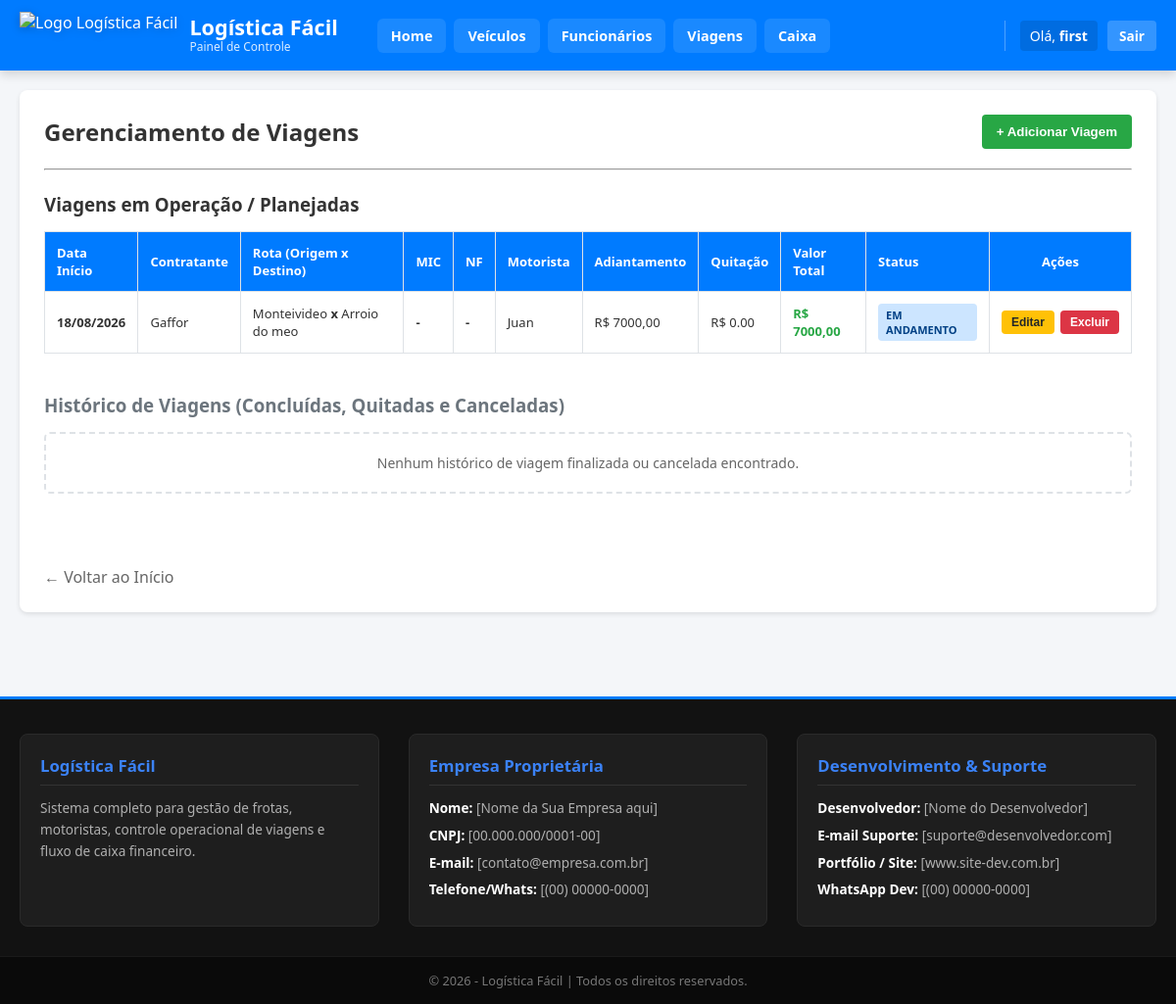
The page /viagens/ (signed in) on the database its author committed.
### app/models.py (models this page shows, shortened)
class Viagem(models.Model):
    STATUS_VIAGEM_CHOICES = [
        ('planejada', 'Planejada'),
        ('em_andamento', 'Em Andamento'),
        ('concluida', 'Concluída'),
        ('quitada', 'Quitada'),
        ('cancelada', 'Cancelada'),
    ]
    usuario = models.ForeignKey(User, on_delete=models.CASCADE, verbose_name="Usuário", db_index=True)
    contratante = models.CharField(max_length=150, verbose_name="Contratante")
    data_inicio = models.DateField(verbose_name="Data de Início", db_index=True)
    data_final = models.DateField(blank=True, null=True, verbose_name="Data Final")
    data_adiantamento = models.DateField(blank=True, null=True, verbose_name="Data do Adiantamento")
    data_quitacao = models.DateField(blank=True, null=True, verbose_name="Data da Quitação")
    local_inicio = models.CharField(max_length=255, verbose_name="Local de Início")
    local_final = models.CharField(max_length=255, verbose_name="Local Final")
    km_rodados = models.DecimalField(max_digits=8, decimal_places=2, default=0.0, verbose_name="KM Rodados")
    status_da_viagem = models.CharField(max_length=20, choices=STATUS_VIAGEM_CHOICES, default='planejada', verbose_name="Status da Viagem", db_index=True)
    carga = models.CharField(max_length=150, blank=True, null=True, verbose_name="Carga")
    nota_fiscal = models.CharField(max_length=50, blank=True, null=True, verbose_name="Nota Fiscal")
    mic = models.CharField(max_length=50, blank=True, null=True, verbose_name="MIC")
    motorista = models.ForeignKey(Funcionario, on_delete=models.PROTECT, related_name="viagens_motorista", verbose_name="Motorista")
    veiculo_1 = models.ForeignKey(Veiculo, on_delete=models.PROTECT, related_name="viagens_veiculo", verbose_name="Veículo Principal")
    reboque = models.ForeignKey(Veiculo, on_delete=models.SET_NULL, blank=True, null=True, related_name="viagens_reboque", verbose_name="Reboque")
    valor_adiantamento = models.DecimalField(max_digits=10, decimal_places=2, verbose_name="Valor do Adiantamento")
    valor_quitacao = models.DecimalField(max_digits=10, decimal_places=2, verbose_name="Valor da Quitação")
    media = models.DecimalField(max_digits=6, decimal_places=2, default=0.0, verbose_name="Média de Consumo (km/L)")
    descricao = models.TextField(blank=True, null=True, verbose_name="Descrição")
    @property
    def valor_total(self):
        adiantamento = self.valor_adiantamento or Decimal('0.00')
        quitacao = self.valor_quitacao or Decimal('0.00')
        return adiantamento + quitacao
    class Meta:
        db_table = 'viagens'
        verbose_name = "Viagem"
        verbose_name_plural = "Viagens"

class Funcionario(models.Model):
    id = models.BigAutoField(primary_key=True)
    usuario = models.ForeignKey(User, on_delete=models.CASCADE, verbose_name="Usuário", db_index=True)
    nome = models.CharField(max_length=150, verbose_name="Nome")
    funcao = models.CharField(max_length=100, verbose_name="Função")
    cpf = models.CharField(max_length=11, unique=True, verbose_name="CPF", db_index=True)
    cnh = models.CharField(max_length=11, unique=True, blank=True, null=True, verbose_name="CNH")
    data_nascimento = models.DateField(verbose_name="Data de Nascimento")
    descricao = models.TextField(blank=True, null=True, verbose_name="Descrição")
    status = models.ForeignKey(
        StatusFuncionario,
        on_delete=models.PROTECT,
        verbose_name="Status",
        blank=True,
        null=True
    )
    class Meta:
        db_table = 'funcionarios'
        verbose_name = "Funcionário"
        verbose_name_plural = "Funcionários"

### app/views.py (the view)
# urls.py: path('viagens/', views.lista_viagem, name='lista_viagem'),
@login_required
def lista_viagem(request):
    viagens = Viagem.objects.filter(usuario=request.user)
    viagens_ativas = viagens.filter(
        status_da_viagem__in=['planejada', 'em_andamento']
    ).order_by('-data_inicio')
    viagens_historico = viagens.filter(
        status_da_viagem__in=['concluida', 'quitada', 'cancelada']
    ).order_by('-data_inicio')
    return render(request, 'enterprise/viagem/viagem.html', {
        'ativas': viagens_ativas,
        'historico': viagens_historico
    })

### app/templates/enterprise/viagem/viagem.html (shortened to what this page needs)
{% extends 'base.html' %}
{% block content %}
<div style="max-width: 1200px; margin: 0 auto; background: white; padding: 25px; border-radius: 8px; box-shadow: 0 2px 5px rgba(0,0,0,0.1);">
    <div style="display: flex; justify-content: space-between; align-items: center; margin-bottom: 20px;">
        <h2 style="margin: 0;">Gerenciamento de Viagens</h2>
        <a href="{% url 'add_viagem' %}" style="text-decoration: none;">
            <button style="background-color: #28a745; color: white; padding: 10px 15px; border: none; border-radius: 4px; cursor: pointer; font-weight: bold;">
                + Adicionar Viagem
            </button>
        </a>
    </div>
    <hr><br>
    <h3>Viagens em Operação / Planejadas</h3>
    {% if ativas %}
        <table class="tabela-frota">
            <thead>
                <tr>
                    <th>Data Início</th>
                    <th>Contratante</th>
                    <th>Rota (Origem x Destino)</th>
                    <th>MIC</th>
                    <th>NF</th>
                    <th>Motorista</th>
                    <th>Adiantamento</th>
                    <th>Quitação</th>
                    <th>Valor Total</th>
                    <th>Status</th>
                    <th class="coluna-acoes">Ações</th>
                </tr>
            </thead>
            <tbody>
                {% for viagem in ativas|dictsortreversed:"data_inicio" %}
                   <tr class="{% cycle 'linha-branca' 'linha-cinza' %}">
                        <td class="texto-negrito">{{ viagem.data_inicio|date:"d/m/Y" }}</td>
                        <td>{{ viagem.contratante }}</td>
                        <td>{{ viagem.local_inicio }} <strong>x</strong> {{ viagem.local_final }}</td>
                        <td class="texto-negrito">{{ viagem.mic|default:"-" }}</td>
                        <td class="texto-negrito">{{ viagem.nota_fiscal|default:"-" }}</td>
                        <td>{{ viagem.motorista.nome }}</td>
                        <td>R$ {{ viagem.valor_adiantamento|default:"0.00" }}</td>
                        <td>R$ {{ viagem.valor_quitacao|default:"0.00" }}</td>
                        <td class="texto-negrito" style="color: #28a745;">R$ {{ viagem.valor_total|floatformat:2 }}</td>
                        <td>
                            <span class="badge-status status-{{ viagem.status_da_viagem }}">
                                {{ viagem.get_status_da_viagem_display }}
                            </span>
                        </td>
                        <td>
                            <div class="container-botoes">
                                <a href="{% url 'edit_viagem' viagem.id %}" style="text-decoration: none;">
                                    <button type="button" class="btn-editar">Editar</button>
                                </a>
                                <form action="{% url 'excluir_viagem' viagem.id %}" method="POST" style="margin: 0;" onsubmit="return confirm('Tem certeza absoluta que deseja excluir a viagem para {{ viagem.local_final }}?');">
                                    <button type="submit" class="btn-excluir">Excluir</button>
                                </form>
                            </div>
                        </td>
                    </tr>
                {% endfor %}
            </tbody>
        </table>
    {% else %}
        <div class="aviso-vazio">Nenhuma viagem ativa ou planejada no momento.</div>
    {% endif %}
    <h3 style="color: #6c757d; margin-top: 40px;">Histórico de Viagens (Concluídas, Quitadas e Canceladas)</h3>
    {% if historico %}
        <table class="tabela-frota tabela-historico">
            <thead>
                <tr>
                    <th>Data Início</th>
                    <th>Contratante</th>
                    <th>Rota</th>
                    <th>MIC</th>
                    <th>NF</th>
                    <th>Motorista</th>
                    <th>Adiantamento</th>
                    <th>Quitação</th>
                    <th>Valor Total</th>
                    <th>Status</th>
                    <th class="coluna-acoes">Ações</th>
                </tr>
            </thead>
            <tbody>
                {% for viagem in historico|dictsortreversed:"data_inicio" %}
                    <tr class="{% cycle 'linha-branca' 'linha-cinza' %}">
                        <td>{{ viagem.data_inicio|date:"d/m/Y" }}</td>
                        <td>{{ viagem.contratante }}</td>
                        <td>{{ viagem.local_inicio }} x {{ viagem.local_final }}</td>
                        <td class="texto-negrito">{{ viagem.mic|default:"-" }}</td>
                        <td class="texto-negrito">{{ viagem.nota_fiscal|default:"-" }}</td>
                        <td>{{ viagem.motorista.nome }}</td>
                        <td>R$ {{ viagem.valor_adiantamento|default:"0.00" }}</td>
                        <td>R$ {{ viagem.valor_quitacao|default:"0.00" }}</td>
                        <td class="texto-negrito" style="color: {% if viagem.status_da_viagem == 'cancelada' %}#dc3545{% else %}#28a745{% endif %};">
                            R$ {{ viagem.valor_total|floatformat:2 }}
                        </td>
                        <td>
                            <span class="badge-status status-{{ viagem.status_da_viagem }}">
                                {{ viagem.get_status_da_viagem_display }}
                            </span>
                        </td>
                        <td>
                            <div class="container-botoes">
                                <a href="{% url 'edit_viagem' viagem.id %}" style="text-decoration: none;">
                                    <button type="button" class="btn-editar">Editar</button>
                                </a>
                                <form action="{% url 'excluir_viagem' viagem.id %}" method="POST" style="margin: 0;" onsubmit="return confirm('Tem certeza absoluta que deseja excluir permanentemente este registro de viagem?');">
                                    {% csrf_token %}
                                    <button type="submit" class="btn-excluir">Excluir</button>
                                </form>
                            </div>
                        </td>
                    </tr>
                {% endfor %}
            </tbody>
        </table>
    {% else %}
        <div class="aviso-vazio">Nenhum histórico de viagem finalizada ou cancelada encontrado.</div>
    {% endif %}
    <br><br>
    <a href="{% url 'home' %}" style="color: #666; text-decoration: none;">← Voltar ao Início</a>
</div>
<br><br><br>
{% endblock %}

### app/templates/base.html (shortened to what this page needs)
{% load static %}
<!DOCTYPE html>
<html lang="pt-BR">
<head>
    <link rel="stylesheet" href="{% static 'css/style.css' %}">
</head>
<body class="corpo-base">
    <header class="cabecalho-base">
        <div class="container_cabecalho-base">
            <div class="marca_cabecalho-base">
                <a href="{% url 'home' %}" class="link_logo-base">
                    <img src="{% static 'img/logo.png' %}" alt="Logo Logística Fácil" class="img_logo-base">
                    <div class="texto_marca-base">
                        <h1 class="titulo_sistema-base">Logística Fácil</h1>
                        <span class="subtitulo_sistema-base">Painel de Controle</span>
                    </div>
                </a>
            </div>
            <nav class="navegacao-base" id="navegacaoPrincipal">
                <div class="links_navegacao-base">
                    <a href="{% url 'home' %}" class="item_link-base">Home</a>
                    <a href="{% url 'lista_veiculos' %}" class="item_link-base">Veículos</a>
                    <a href="{% url 'lista_funcionario' %}" class="item_link-base">Funcionários</a>
                    <a href="{% url 'lista_viagem' %}" class="item_link-base">Viagens</a>
                    <a href="{% url 'lista_caixa' %}" class="item_link-base">Caixa</a>
                </div>
                <div class="usuario_info-base">
                    {% if user.is_authenticated %}
                        <a href="{% url 'perfil_user' %}" class="link_perfil_usuario-base" title="Acessar Perfil">
                            Olá, <strong>{{ user.username }}</strong>
                        </a>
                        <a href="{% url 'logout' %}" class="btn_sair-base">Sair</a>
                    {% else %}
                        <span class="saudacao_usuario-base">Não autenticado</span>
                        <a href="{% url 'login' %}" class="btn_login-base">Login</a>
                    {% endif %}
                </div>
            </nav>
        </div>
    </header>
    <main class="conteudo_principal-base">
        {% block content %}
        {% endblock %}
    </main>
    <footer class="rodape-base">
        <div class="container_rodape-base">
            <div class="coluna_rodape-base">
                <h4 class="titulo_coluna-base">Logística Fácil</h4>
                <p class="texto_coluna-base">Sistema completo para gestão de frotas, motoristas, controle operacional de viagens e fluxo de caixa financeiro.</p>
            </div>
            <div class="coluna_rodape-base">
                <h4 class="titulo_coluna-base">Empresa Proprietária</h4>
                <p class="item_contato-base"><strong>Nome:</strong> [Nome da Sua Empresa aqui]</p>
                <p class="item_contato-base"><strong>CNPJ:</strong> [00.000.000/0001-00]</p>
                <p class="item_contato-base"><strong>E-mail:</strong> [contato@empresa.com.br]</p>
                <p class="item_contato-base"><strong>Telefone/Whats:</strong> [(00) 00000-0000]</p>
            </div>
            <div class="coluna_rodape-base">
                <h4 class="titulo_coluna-base">Desenvolvimento & Suporte</h4>
                <p class="item_contato-base"><strong>Desenvolvedor:</strong> [Nome do Desenvolvedor]</p>
                <p class="item_contato-base"><strong>E-mail Suporte:</strong> [suporte@desenvolvedor.com]</p>
                <p class="item_contato-base"><strong>Portfólio / Site:</strong> [www.site-dev.com.br]</p>
                <p class="item_contato-base"><strong>WhatsApp Dev:</strong> [(00) 00000-0000]</p>
            </div>
        </div>
        <div class="copia_direitos-base">
            <p>&copy; 2026 - Logística Fácil | Todos os direitos reservados.</p>
        </div>
    </footer>
</body>
</html>

### rows shown on the page
Viagem: data_inicio "18/08/2026", contratante "Gaffor", local_inicio "Monteivideo", local_final "Arroio do meo", mic "-", nota_fiscal "-", motorista.nome "Juan", valor_adiantamento "7000,00", valor_quitacao "0.00", valor_total "7000,00", status_da_viagem "EM ANDAMENTO"

### other values the page prints
{{ user.username }} "first"
